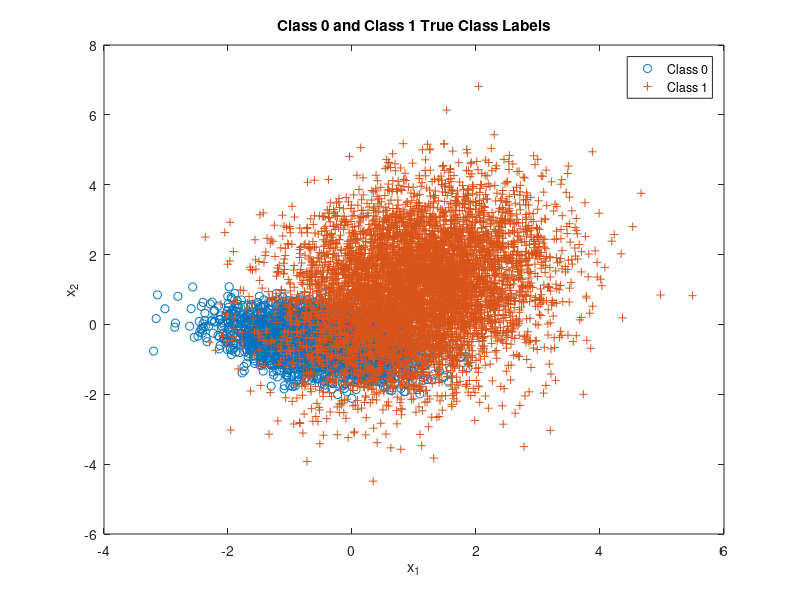

MATLAB code to generate this figure: (Note: this script raises an error after producing the figure.)
clear all; close all; clc;
n=4;
N_sample=10000;

%set means and covariance
mu(:,1)=[-1/2;-1/2;-1/2;-1/2];
Sigma(:,:,1)=1/4*[2 -0.5 0.3 0; -0.5 1 -0.5 0; 0.3 -0.5 1 0; 0 0 0 2];
mu(:,2)=[1;1;1;1];
Sigma(:,:,2)=[1 0.3 -0.2 0; 0.3 2 0.3 0; -0.2 0.3 1 0; 0 0 0 3] ;

%set class prior probability and true label
p=[0.35,0.65];
label = rand(1,N_sample)>=p(1);
N0=sum(label==0);
N1=sum(label==1);

%plot the samples in each class
r=zeros(n,N_sample);
r(:,label==0)=mvnrnd(mu(:,1),Sigma(:,:,1),N0)';
r(:,label==1)=mvnrnd(mu(:,2),Sigma(:,:,2),N1)';

%plot true class labels
figure(1)
plot(r(1,label==0),r(2,label==0),'o',r(1,label==1),r(2,label==1),'+');
title('Class 0 and Class 1 True Class Labels')
xlabel('x_1'),ylabel('x_2')
legend('Class 0','Class 1')

%Calculate the discriminant Scores
discriminantScore =log(evalGaussian(r,mu(:,2),Sigma(:,:,2))./evalGaussian(r,mu(:,1),Sigma(:,:,1)));
gamma = log(sort(discriminantScore(discriminantScore>=0)));
mid_gamma = [gamma(1)-1 gamma(1:end-1)+diff(gamma)./2 gamma(length(gamma))+1];
 
%make decision for every threshold and calculate error values
for i=1:length(mid_gamma)
    decision=(discriminantScore>=mid_gamma(i));
    pFA(i)=sum(decision==1 & label==0)/N0;
    pCD(i)=sum(decision==1 & label==1)/N1;
    pE(i)=pFA(i)*p(1)+(1-pCD(i))*p(2);
end

%find minimum error and corresponding threshold
[min_error,min_index] = min(pE);
min_decision=(discriminantScore>=mid_gamma(min_index));
min_FA = pFA(min_index);
min_CD=pCD(min_index);

%find ideal minimum error
ideal_decision=(discriminantScore>=log(p(1)/p(2)));
ideal_pFA = sum(ideal_decision == 1&label == 0)/N0;
ideal_pCD = sum(ideal_decision==1&label==1)/N1;
ideal_error = ideal_pFA*p(1)+(1-ideal_pCD)*p(2);

%plot the ROC curve
figure(2);
plot(pFA,pCD,'-',min_FA,min_CD,'o',ideal_pFA,ideal_pCD,'g+');
title('Minimum Expected Risk ROC Curve');
legend('ROC Curve','Calculated Min Error','Theoretical Min Error');
xlabel('P_{False Alarm}');ylabel('P_{Correct Detection}')

%Output every results
fprintf('\n<strong>Theoretical Results</strong>\n');
fprintf('Minimum probability of error: %.2f%%\nThreshold Value : %.2f\n',ideal_error*100,p(1)/p(2));

fprintf('\n<strong>Calculated Results</strong>\n');
fprintf('Minimum probability of error:%.2f%%\nThreshold Value: %.2f \n\n',min_error*100 , exp (mid_gamma(min_index)));

%PartB
sigma_nb=[1 0 0 0;0 1 0 0;0 0 1 0;0 0 0 1];
discriminantScore_nb=log(evalGaussian(r,mu(:,2),sigma_nb)./evalGaussian(r,mu(:,1),sigma_nb));
gamma_nb = log(sort(discriminantScore_nb(discriminantScore>=0)));
mid_gamma_nb = [gamma_nb(1)-1 gamma_nb(1:end-1)+diff(gamma_nb)./2 gamma_nb(length(gamma_nb))+1];

%Make decision for every threshold
for i = 1:length(mid_gamma_nb)
    decision_nb=(discriminantScore_nb>=mid_gamma_nb(i));
    pFA_nb(i)=sum(decision_nb==1&label==0)/N0;
    pCD_nb(i)=sum(decision_nb ==1 &label==1)/N1;
    pE_nb(i)=pFA_nb(i)*p(1)+(1-pCD_nb(i))*p(2);
end
%find minimum error and corresponding threshold
[min_error_nb,min_index_nb] = min(pE_nb);
min_decision_nb=(discriminantScore_nb>=mid_gamma_nb(min_index));
min_FA_nb = pFA_nb(min_index_nb);
min_CD_nb=pCD_nb(min_index_nb);

%find ideal minimum error
ideal_decision_nb=(discriminantScore_nb>=log(p(1)/p(2)));
ideal_pFA_nb = sum(ideal_decision_nb == 1&label == 0)/N0;
ideal_pCD_nb = sum(ideal_decision_nb==1&label==1)/N1;
ideal_error_nb = ideal_pFA_nb*p(1)+(1-ideal_pCD_nb)*p(2);

figure(3);
plot(pFA_nb,pCD_nb,'-',min_FA_nb,min_CD_nb,'o');
title('Native Bayesian ROC Curve');
legend('Native Bayesian ROC Curve','Native Bayesian Min Error');
xlabel('P_{False Alarm}');ylabel('P_{Correct Detection}')

fprintf('\n<strong>Theoretical Results</strong>\n');
fprintf('Native Bayesian Minimum probability of error: %.2f%%\nThreshold Value : %.2f\n',ideal_error_nb*100,p(1)/p(2));

fprintf('\n<strong>Calculated Results</strong>\n');
fprintf('Native Bayesian Minimum probability of error:%.2f%%\nThreshold Value: %.2f \n\n',min_error_nb*100 , exp (mid_gamma_nb(min_index_nb)));

%Part C
x0=x(:,label==0);
x1=x(:,label==1);
mu0_hat=mean(x0);
mu1_hat=mean(x1);
Sigma0_hat=cov(x0);
Sigma1_hat=cov(x1);

%Compute scatter matrices
Sb=(mu0_hat-mu1_hat)*(mu0_hat-mu1_hat)';
Sw=Sigma0_hat+Sigma1_hat;
%Eigen decompostion to generate WLDA
[V,D]=eig(inv(Sw)*Sb);
[~,ind]=max(diag(D));
w=V(:,ind);
y=w'*x;
w=sign(mean(y(find(label==1))-mean(y(find(label==0)))))*w;

y=sign(mean(y(find(label==1))-mean(y(find(label==0)))))*y;
%Evaluate for different taus
tau=[min(y)-0.1 sort(y)+0.1];
for ind=1:length(tau)
decision=y>tau(ind);
Num_pos_LDA(ind)=sum(decision);
pFP_LDA(ind)=sum(decision==1 & label==0)/NL(1);
pTP_LDA(ind)=sum(decision==1 & label==1)/NL(2);
pFN_LDA(ind)=sum(decision==0 & label==1)/NL(2);
pTN_LDA(ind)=sum(decision==0 & label==0)/NL(1);
pFE_LDA(ind)=(sum(decision==0 & label==1)...
+ sum(decision==1 & label==0))/(NL(1)+NL(2));
end

%Estimated Minimum Error
[min_pFE_LDA, min_pFE_ind_LDA]=min(pFE_LDA);
minTAU_LDA=tau(min_pFE_ind_LDA);
min_FP_LDA=pFP_LDA(min_pFE_ind_LDA);
min_TP_LDA=pTP_LDA(min_pFE_ind_LDA);
%Plot results
figure;
plot(y(label==0),zeros(1,NL(1)),'X','DisplayName','Label 0');
hold all;
plot(y(label==1),ones(1,NL(2)),'X','DisplayName','Label 1');
ylim([-1 2]);
plot(repmat(tau(min_pFE_ind_LDA),1,2),ylim,'m--',...
'DisplayName','Tau for Min. Error','LineWidth',2);
grid on;
xlabel('y');
title('Fisher LDA Projection of Data');
legend 'show';

figure;
plot(pFP_LDA,pTP_LDA,'DisplayName','ROC Curve','LineWidth',2);
hold all;
plot(min_FP_LDA,min_TP_LDA,'o','DisplayName',...
'Estimated Min. Error','LineWidth',2);
xlabel('Prob. False Positive');
ylabel('Prob. True Positive');
title('Mininimum Expected Risk ROC Curve');
legend 'show';
grid on; box on;
figure;
plot(tau,pFE_LDA,'DisplayName','Errors','LineWidth',2);
hold on;
plot(tau(min_pFE_ind_LDA),pFE_LDA(min_pFE_ind_LDA),'ro',...
'DisplayName','Minimum Error','LineWidth',2);
xlabel('Tau');
ylabel('Proportion of Errors');
title('Probability of Error vs. Tau for Fisher LDA')
grid on;
legend 'show';
fprintf('Estimated for LDA: Tau=%1.2f, Error=%1.2f%%\n',...
minTAU_LDA,100*min_pFE_LDA);

%Function from: Prof.Deniz
function g=evalGaussian(x,mu,Sigma)
%Evaluates the Gaussian pdf N(mu,Sigma) at each coumn of X
[n,N]=size(x);
C=((2*pi)^n*det(Sigma))^(-1/2);%coefficient
E=-0.5*sum((x-repmat(mu,1,N)).*(inv(Sigma)*(x-repmat(mu,1,N))),1);%exponent
g=C*exp(E);%final gaussian evaluationend
end
function [x,labels] = randGMM(N,alpha,mu,Sigma)
d = size(mu,1); % nality of samples
cum_alpha = [0,cumsum(alpha)];
u = rand(1,N); x = zeros(d,N); labels = zeros(1,N);
for m = 1:length(alpha)
    ind = find(cum_alpha(m)<u & u<=cum_alpha(m+1));
    x(:,ind) = randGaussian(length(ind),mu(:,m),Sigma(:,:,m));
    labels(ind)=m-1;
end
end
function x = randGaussian(N,mu,Sigma)
% Generates N samples from a Gaussian pdf with mean mu covariance Sigma
n = length(mu);
z = randn(n,N);
A = Sigma^(1/2);
x = A*z + repmat(mu,1,N);
end

function gmm = evalGMM(x,alpha,mu,Sigma)
gmm = zeros(1,size(x,2));
for m = 1:length(alpha) % evaluate the GMM on the grid
gmm = gmm + alpha(m)*evalGaussian(x,mu(:,m),Sigma(:,:,m));
end
end
